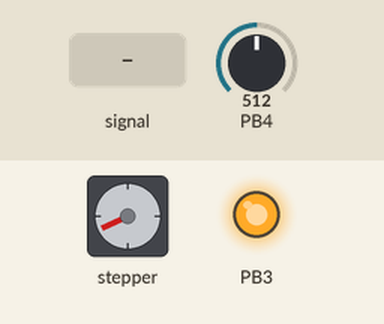
Bench run of a program on a simulated ATtiny85, built with avr-gcc and emulated at 8 MHz. Parts: stepper motor, output pins drawn as LEDs (lit = HIGH). Wiring (inferred from the names in the program): stepper motor driver (200 steps per turn assumed): step PB1; direction PB0. The test bench sets the inputs (shaded band); at power-on: PB4 = 512. Pins used as bus, display or sensor lines are not drawn.

Above: at 1.2 s.
1.3 s: PB4 fed a 200 Hz sine of ±255 counts around its level
At 2.0 s:
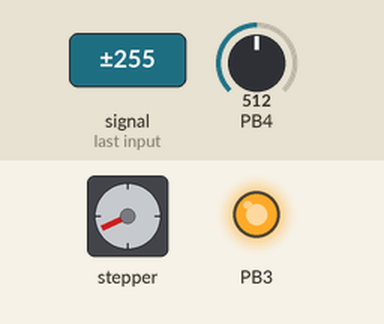
4.3 s: PB4 set to 716
At 5.1 s:
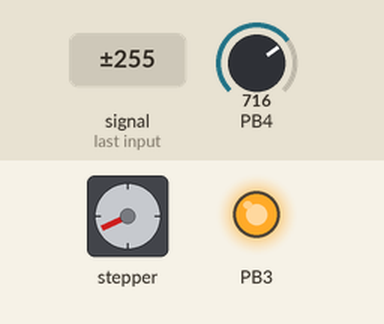
7.3 s: PB4 set to 900
10.3 s: PB4 set to 1023
13.3 s: PB4 set to 306
16.3 s: PB4 set to 122
Timing chart, 0 to 20.3 s (numbered marks = the images above; inputs shaded):
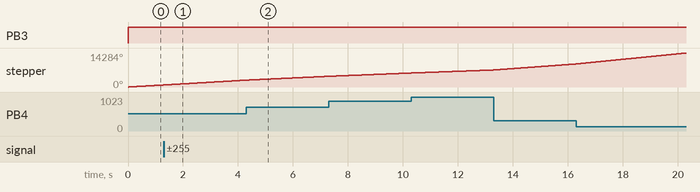

The program:

main.c
```c
#include <avr/io.h>
#define F_CPU 8000000UL
#include <util/delay.h>

#define stepPin 1
#define dirPin 0
#define plusPin 3

void delayUs(uint16_t us)
{
	while (us)
	{
		_delay_us(1);
		us--;
	}
}

int main(void)
{

	DDRB = 1 << stepPin | 1 << dirPin | 1 << plusPin;
	PORTB = (1 << dirPin | 1 << plusPin);

	ADMUX = 1 << MUX1;
	ADCSRA = 1 << ADEN | 1 << ADSC | 1 << ADATE | 1 << ADPS2;
	ADCSRB = 0;

	while (1)
	{
		PORTB ^= 1 << stepPin;
		delayUs(400 + ADC);
	}
}
```
